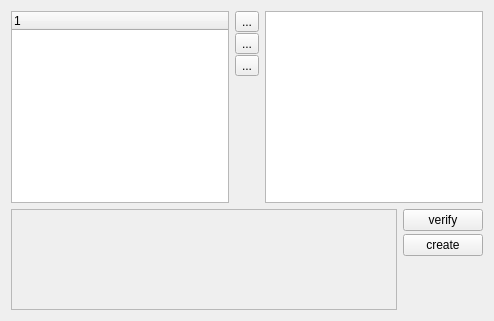
<?xml version="1.0" encoding="UTF-8"?>
<ui version="4.0">
 <class>PartitionEditorWidgetBase</class>
 <widget class="QWidget" name="PartitionEditorWidgetBase">
  <property name="geometry">
   <rect>
    <x>0</x>
    <y>0</y>
    <width>494</width>
    <height>321</height>
   </rect>
  </property>
  <property name="windowTitle">
   <string>Form</string>
  </property>
  <layout class="QVBoxLayout" name="verticalLayout_3">
   <item>
    <layout class="QHBoxLayout" name="horizontalLayout_2">
     <item>
      <widget class="QTreeWidget" name="partitionsTreeWidget">
       <column>
        <property name="text">
         <string notr="true">1</string>
        </property>
       </column>
      </widget>
     </item>
     <item>
      <layout class="QVBoxLayout" name="verticalLayout">
       <property name="spacing">
        <number>1</number>
       </property>
       <item>
        <widget class="QToolButton" name="addButton">
         <property name="text">
          <string>...</string>
         </property>
         <property name="icon">
          <iconset resource="../resources/wombat.qrc">
           <normaloff>:/icons/24/list-add.png</normaloff>:/icons/24/list-add.png</iconset>
         </property>
        </widget>
       </item>
       <item>
        <widget class="QToolButton" name="removeButton">
         <property name="text">
          <string>...</string>
         </property>
         <property name="icon">
          <iconset resource="../resources/wombat.qrc">
           <normaloff>:/icons/24/list-remove.png</normaloff>:/icons/24/list-remove.png</iconset>
         </property>
        </widget>
       </item>
       <item>
        <widget class="QToolButton" name="refreshButton">
         <property name="text">
          <string>...</string>
         </property>
         <property name="icon">
          <iconset resource="../resources/wombat.qrc">
           <normaloff>:/icons/24/view-refresh.png</normaloff>:/icons/24/view-refresh.png</iconset>
         </property>
        </widget>
       </item>
       <item>
        <spacer name="verticalSpacer">
         <property name="orientation">
          <enum>Qt::Vertical</enum>
         </property>
         <property name="sizeHint" stdset="0">
          <size>
           <width>20</width>
           <height>40</height>
          </size>
         </property>
        </spacer>
       </item>
      </layout>
     </item>
     <item>
      <widget class="QListWidget" name="partsListWidget"/>
     </item>
    </layout>
   </item>
   <item>
    <layout class="QHBoxLayout" name="horizontalLayout">
     <item>
      <widget class="QLabel" name="statusLabel">
       <property name="sizePolicy">
        <sizepolicy hsizetype="Expanding" vsizetype="Preferred">
         <horstretch>0</horstretch>
         <verstretch>0</verstretch>
        </sizepolicy>
       </property>
       <property name="frameShape">
        <enum>QFrame::StyledPanel</enum>
       </property>
       <property name="frameShadow">
        <enum>QFrame::Sunken</enum>
       </property>
       <property name="text">
        <string/>
       </property>
      </widget>
     </item>
     <item>
      <layout class="QVBoxLayout" name="verticalLayout_2">
       <property name="spacing">
        <number>3</number>
       </property>
       <property name="sizeConstraint">
        <enum>QLayout::SetMinimumSize</enum>
       </property>
       <item>
        <widget class="QPushButton" name="verifyButton">
         <property name="text">
          <string>verify</string>
         </property>
        </widget>
       </item>
       <item>
        <widget class="QPushButton" name="createButton">
         <property name="text">
          <string>create</string>
         </property>
        </widget>
       </item>
       <item>
        <spacer name="verticalSpacer_2">
         <property name="orientation">
          <enum>Qt::Vertical</enum>
         </property>
         <property name="sizeHint" stdset="0">
          <size>
           <width>20</width>
           <height>40</height>
          </size>
         </property>
        </spacer>
       </item>
      </layout>
     </item>
    </layout>
   </item>
  </layout>
 </widget>
 <resources>
  <include location="../resources/wombat.qrc"/>
 </resources>
 <connections/>
</ui>
